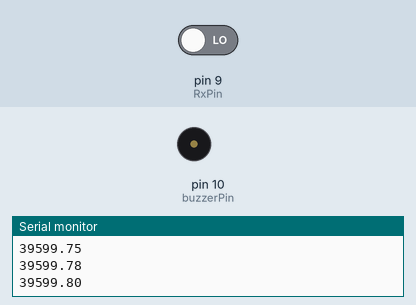
A sketch run on a simulated Arduino Uno, built with avr-gcc and run on an emulated ATmega328P. Parts: buzzer (waves = sounding), the last lines printed to the serial monitor. The test bench sets the inputs (shaded band); at power-on: pin 9 (RxPin) LOW.

Above: at 1.2 s.
1.3 s: pin 9 (RxPin) driven HIGH
At 1.56 s:
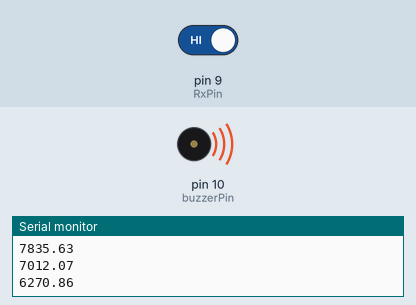
Timing chart, 0 to 4.3 s (numbered marks = the images above; inputs shaded):
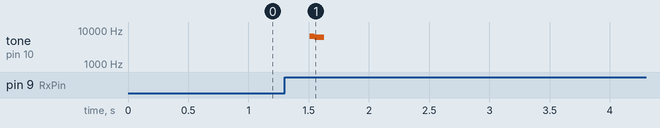

The sketch:

1b.ino
```cpp
/*
Senses proximity of a hand using capacitive touch and uses it to control the pitch on a buzzer.

See capacitive_touch and blocking_tones.


Hardware: Connect a 20-100 MOhm resistor between TxPin (8) and RxPin (9).
          Connect an alligator clip between RxPin and a piece of aluminum foil.
          Place a piece of paper over the tinfoil (optional).
          Connect a piezo from buzzerPin (10) to ground.
          For volume control, connect it through a potentiometer.

Notes for piano exercise:
  char names[] = { 'c', 'd', 'e', 'f', 'g', 'a', 'b', 'C', 'D', 'E', 'F', 'G', 'A', 'B'};
  int frequencies[] = {262, 294, 330, 349, 392, 440, 494, 262*2, 294*2, 330*2, 349*2, 392*2, 440*2, 494*2};


*/


// Set which pins are used here
byte TxPin = 8;
byte RxPin = 9;
byte buzzerPin = 10;

// This is used to keep track of a low-pass filtered frequency
float filtered_frequency = 1000.0;

// The bitmask is used to access the PINB register
byte bitmask=1 << (RxPin-8);

// This runs once when the board starts up
void setup()
{
  // Setup
  pinMode(TxPin, OUTPUT);
  pinMode(RxPin, INPUT);
  pinMode(buzzerPin, OUTPUT);
  Serial.begin(9600);
  // Drive the Tx pin low to start
  digitalWrite(TxPin, LOW);
}

// This is called indefinitely
void loop()
{
  float frequency;
  long i=0;

  // Drive the TxPin high to send the signal
  digitalWrite(TxPin, HIGH);

  // Count how long it takes to get to RxPin
  //while( (digitalRead(RxPin) == LOW) && (i<2000)) i++;   // this is the slow way
  while( ((PINB & bitmask) == 0) && (i<2000)) i++;   // this is the faster way


  // Finished sending the signal. Drive the pin low for the next cycle
  digitalWrite(TxPin, LOW);

  // Discharge the stray capacitor
  pinMode(RxPin, OUTPUT);
  digitalWrite(RxPin, LOW);
  pinMode(RxPin, INPUT);

  // Write out the result over the USB cable
  //Serial.println(i);

  // Clip the result to a fixed range
  //if (i<21) i=21;
  //if (i>400) i=400;

  // Calculate the frequency and filter it
  frequency = (i-20)*20.0;
  // The next line is a lowpass digital filter (an IIR filter: Infinite Impulse Response)
  filtered_frequency=filtered_frequency*0.9+frequency*0.1;
  Serial.println(filtered_frequency);
  // Play the tone
  if(filtered_frequency > 5800 and filtered_frequency<7100)
  {
    //making sure the buzzer makes noise only when my hand is close to it (not touching or not far away)
    playTone(filtered_frequency,50);
  }

}


void playTone(float frequency, int duration)
{
  // This function plays a tone at the requested frequency for the requested duration.
  // frequency: frequency of the tone
  // duration: how long the tone should last in milliseconds

  int pulse = 500000.0/frequency;
  long i;

  // Keep looping until the note is finished playing
  for (i = 0; i < duration * 1000L; i += pulse*2 )
  {
    // Make the pulse: HIGH, wait, LOW, wait:
    digitalWrite(buzzerPin, HIGH);
    delayMicroseconds(pulse);
    digitalWrite(buzzerPin, LOW);
    delayMicroseconds(pulse);
  }
}
```

Measured:
- after the input at 1.3 s, tone on pin 10 (buzzerPin): silent → 6576 Hz after 0.21 s, → 6069 Hz 0.04 s later, → silent 0.08 s later
